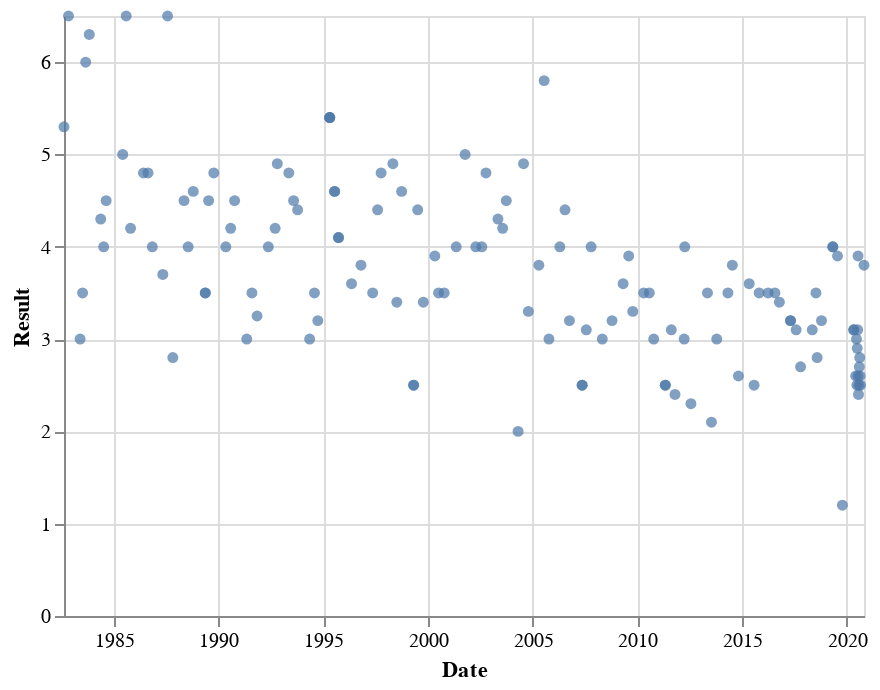

Write notebook code for a chart like this one.
### Code cell
snap_chart('GROUT', 'Secchi')

### Figure 1 — Vega-Lite specification as saved in the notebook (floating-point values rounded to 4 significant figures; data arrays with more than 128 entries replaced by an {"elided": "..."} marker saying what was removed)
{"config": {"view": {"continuousWidth": 400, "continuousHeight": 300}}, "data": {"name": "data-c7558104f18bf78a3e2b673237e4dccf"}, "mark": "circle", "encoding": {"x": {"type": "temporal", "field": "Date"}, "y": {"type": "quantitative", "field": "Result"}}, "$schema": "https://vega.github.io/schema/vega-lite/v4.8.1.json", "datasets": {"data-c7558104f18bf78a3e2b673237e4dccf": {"elided": "138 records"}}}
